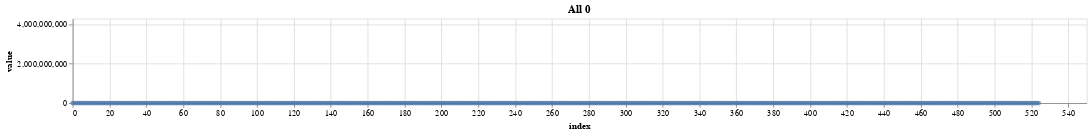
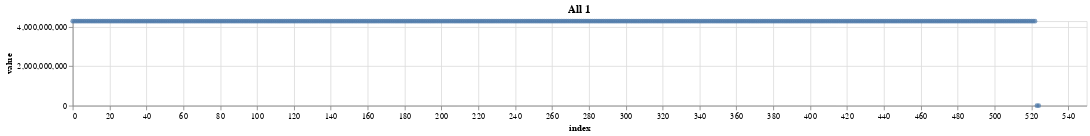
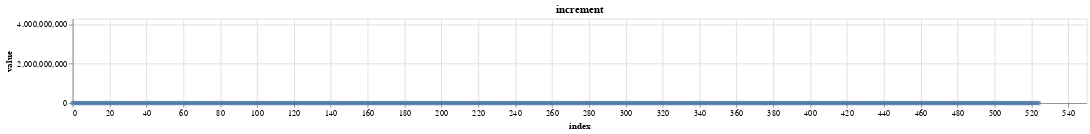
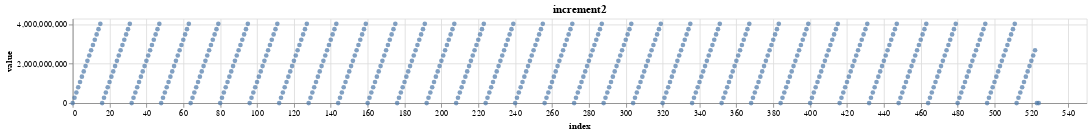

Write notebook code for charts like these, in order.
### Code cell
from dataclasses import dataclass
import math
import random
from typing import Callable, List
import pandas as pd
import altair as alt


@dataclass
class TestData:
    """Test data class for testing the performance of the algorithm. The data is a list of integers."""

    name: str
    data: List[int]

    def display(self):
        """Display the data using Altair."""
        df = pd.DataFrame(enumerate(self.data), columns=["index", "value"])
        alt.Chart(df).mark_circle().properties(
            title=self.name, width=1200, height=100
        ).encode(
            alt.X("index:Q"),
            alt.Y("value:Q", scale=alt.Scale(zero=True, domain=[0, 0xFFFFFFFF])),
        ).display()

    def transform(
        self, f: Callable[["TestData"], List[int]], name: str = "transform"
    ) -> "TestData":
        """Transform the data using the function f. The function f should take a TestData object and return a list of integers."""
        return TestData(name=f"{name}({self.name})", data=f(self.data))


# README.md のデータは位置定義参照。
TEST_DATA_BYTES = (512 + 8) * 4 + 12
TEST_DATA_LEN = TEST_DATA_BYTES // 4
print(f"TEST_DATA_BYTES={TEST_DATA_BYTES}, TEST_DATA_LEN={TEST_DATA_LEN}")

# ECC保護単位が247bitごとになっているが、 512+8*4+12=2092byte は 68unitの途中となっており、2099.5byte地点までの間はAll Zero扱いで処理する。
# そのため、残りのデータサイズを計算し、All Zeroで埋める。
ECC_UNIT_DATA_SIZE = 247
ECC_UNIT_PADDING_BYTES = 2100-2092
ECC_UNIT_PADDING_LEN = ECC_UNIT_PADDING_BYTES // 4
ECC_UNIT_PADDING_DATA_U32 = list([0x00000000 for _ in range(ECC_UNIT_PADDING_LEN)])
print(
    f"ECC_UNIT_PADDING_BYTES={ECC_UNIT_PADDING_BYTES}, ECC_UNIT_PADDING_LEN={ECC_UNIT_PADDING_LEN}, ECC_UNIT_PADDING_DATA_U32={ECC_UNIT_PADDING_DATA_U32}"
)

test_datas = [
    TestData(
        name="All 0",
        data=[0x00000000 for _ in range(TEST_DATA_LEN)] + ECC_UNIT_PADDING_DATA_U32,
    ),
    TestData(
        name="All 1",
        data=[0xFFFFFFFF for _ in range(TEST_DATA_LEN)] + ECC_UNIT_PADDING_DATA_U32,
    ),
    TestData(
        name="increment",
        data=[(i & 0xFFFFFFFF) for i in range(TEST_DATA_LEN)]
        + ECC_UNIT_PADDING_DATA_U32,
    ),
    TestData(
        name="increment2",
        data=[((i * 0x10000000) & 0xFFFFFFFF) for i in range(TEST_DATA_LEN)]
        + ECC_UNIT_PADDING_DATA_U32,
    ),
    TestData(
        name="bitwalk",
        data=[(1 << (i % 32)) for i in range(TEST_DATA_LEN)]
        + ECC_UNIT_PADDING_DATA_U32,
    ),
    TestData(
        name="bitwalk2",
        data=[(~(1 << (i % 32)) & 0xFFFFFFFF) for i in range(TEST_DATA_LEN)]
        + ECC_UNIT_PADDING_DATA_U32,
    ),
    TestData(
        name="random1",
        data=[random.randint(0, 0xFFFFFFFF) for _ in range(TEST_DATA_LEN)]
        + ECC_UNIT_PADDING_DATA_U32,
    ),
    TestData(
        name="random2",
        data=[random.randint(0, 0xFFFFFFFF) for _ in range(TEST_DATA_LEN)]
        + ECC_UNIT_PADDING_DATA_U32,
    ),
]


for test_data in test_datas:
    test_data.display()

### Figure 1 — Vega-Lite specification as saved in the notebook (floating-point values rounded to 4 significant figures; data arrays with more than 128 entries replaced by an {"elided": "..."} marker saying what was removed)
{"config": {"view": {"continuousWidth": 300, "continuousHeight": 300}}, "data": {"name": "data-8d81210627c2431abb524daab918b0b4"}, "mark": {"type": "circle"}, "encoding": {"x": {"field": "index", "type": "quantitative"}, "y": {"field": "value", "scale": {"domain": [0, 4294967295], "zero": true}, "type": "quantitative"}}, "height": 100, "title": "All 0", "width": 1200, "$schema": "https://vega.github.io/schema/vega-lite/v5.17.0.json", "datasets": {"data-8d81210627c2431abb524daab918b0b4": {"elided": "525 records"}}}

### Figure 2 — Vega-Lite specification as saved in the notebook (floating-point values rounded to 4 significant figures; data arrays with more than 128 entries replaced by an {"elided": "..."} marker saying what was removed)
{"config": {"view": {"continuousWidth": 300, "continuousHeight": 300}}, "data": {"name": "data-3dc6c9f5b8aae84f10e4b993e69d3e61"}, "mark": {"type": "circle"}, "encoding": {"x": {"field": "index", "type": "quantitative"}, "y": {"field": "value", "scale": {"domain": [0, 4294967295], "zero": true}, "type": "quantitative"}}, "height": 100, "title": "All 1", "width": 1200, "$schema": "https://vega.github.io/schema/vega-lite/v5.17.0.json", "datasets": {"data-3dc6c9f5b8aae84f10e4b993e69d3e61": {"elided": "525 records"}}}

### Figure 3 — Vega-Lite specification as saved in the notebook (floating-point values rounded to 4 significant figures; data arrays with more than 128 entries replaced by an {"elided": "..."} marker saying what was removed)
{"config": {"view": {"continuousWidth": 300, "continuousHeight": 300}}, "data": {"name": "data-a9ce7f23b30a085b8e5103a8fa17e759"}, "mark": {"type": "circle"}, "encoding": {"x": {"field": "index", "type": "quantitative"}, "y": {"field": "value", "scale": {"domain": [0, 4294967295], "zero": true}, "type": "quantitative"}}, "height": 100, "title": "increment", "width": 1200, "$schema": "https://vega.github.io/schema/vega-lite/v5.17.0.json", "datasets": {"data-a9ce7f23b30a085b8e5103a8fa17e759": {"elided": "525 records"}}}

### Figure 4 — Vega-Lite specification as saved in the notebook (floating-point values rounded to 4 significant figures; data arrays with more than 128 entries replaced by an {"elided": "..."} marker saying what was removed)
{"config": {"view": {"continuousWidth": 300, "continuousHeight": 300}}, "data": {"name": "data-1078ad1dcf393c5e99f2c84ed6b78cc8"}, "mark": {"type": "circle"}, "encoding": {"x": {"field": "index", "type": "quantitative"}, "y": {"field": "value", "scale": {"domain": [0, 4294967295], "zero": true}, "type": "quantitative"}}, "height": 100, "title": "increment2", "width": 1200, "$schema": "https://vega.github.io/schema/vega-lite/v5.17.0.json", "datasets": {"data-1078ad1dcf393c5e99f2c84ed6b78cc8": {"elided": "525 records"}}}
